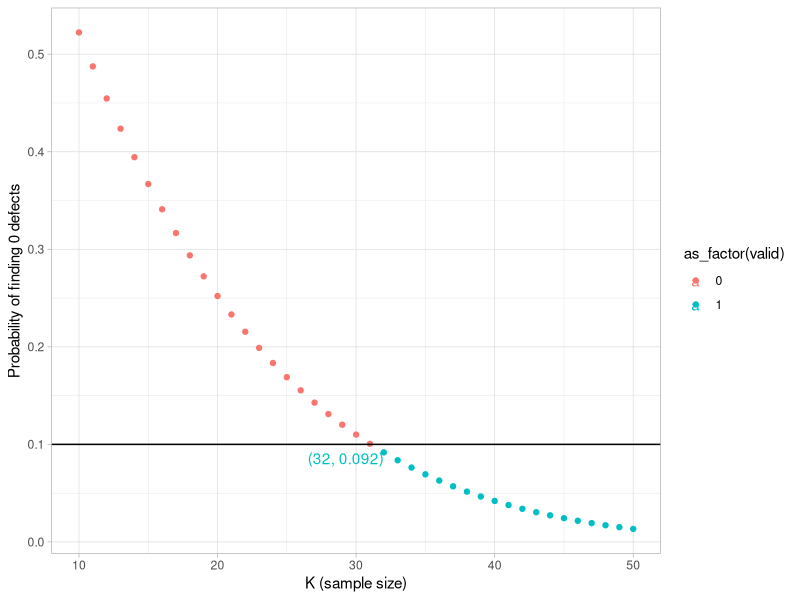
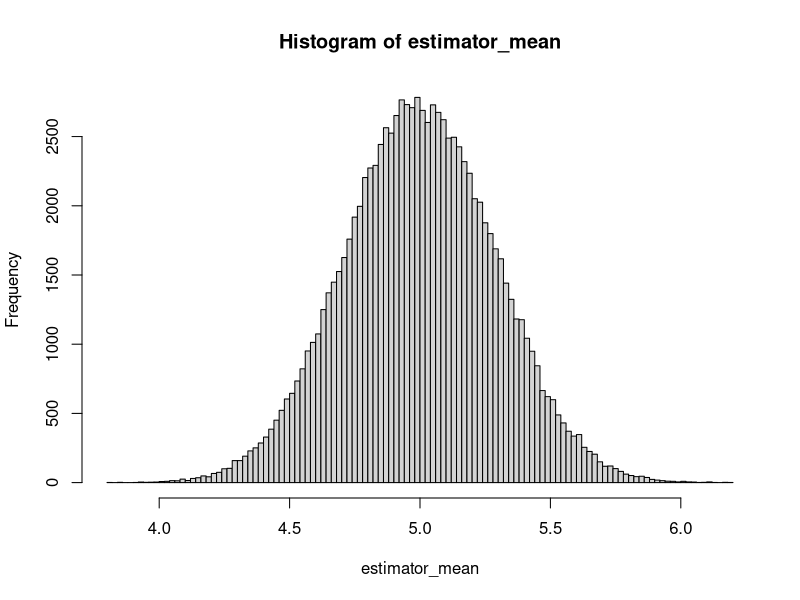
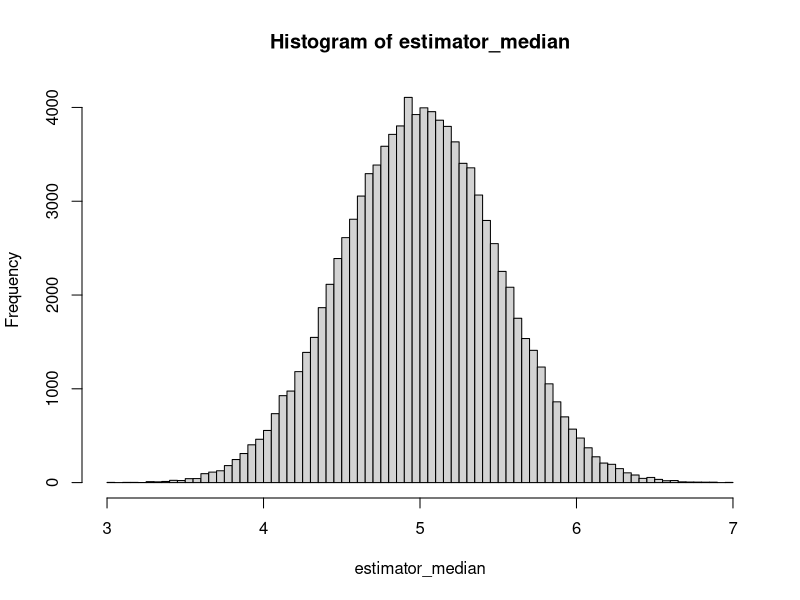
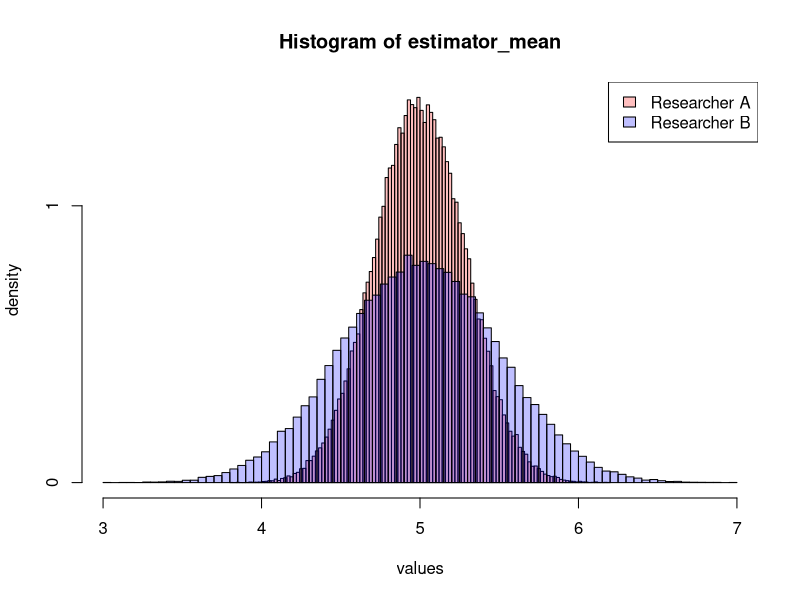

Write R code to recreate these figures, in order. (Note: this script raises an error after producing the figures.)
## ---- chunk 1
knitr::opts_chunk$set(echo = TRUE)
## ---- chunk 2
K <- 10:50  # We will consider the range 10-50 parts
prob <- dhyper(x = 0, m = 6, n = 94, k = K)  # calculate the probability of zero defects for each number in K
valid <- (prob < 0.1) # create a logical vector based on the given condition

A <- as.data.frame( cbind(K, prob, valid) ) # create a data-frame by binding the vectors K, prob, and valid
A
## ---- chunk 3
library(tidyverse)

A %>%
  filter(valid == 1) %>%
  filter(row_number() == 1)
## ---- chunk 4
theme_set(theme_light())

ggplot(A, aes(K, prob, color = as_factor(valid) ) ) +
  geom_point() +
  geom_hline(aes(yintercept = 0.1)) +
  geom_text( aes(label = ifelse(
      K == 32,
      paste0( "(", K, ",", " ", round(prob, 3), ")" ),
      ""
  ), hjust=1, vjust=1)) +    
  labs(
    x = "K (sample size)",
    y = "Probability of finding 0 defects"
  )
## ---- chunk 5
K <- 10:90  # We consider the range of values from 10 to 90
prob <- phyper(q = 1, m = 6, n = 94, k = K)  # calculate the probability that X is 0 or 1 for all values of K
valid <- (prob < 0.1)  # create a logical vector based on the given condition

B <- as.data.frame(cbind(K, prob, valid)) # create a data frame by combining the vectors K, prob, and valid
## ---- chunk 6
head(B)
## ---- chunk 7
tail(B)
## ---- chunk 8
B %>% 
  filter(valid == 1) %>% 
  filter(row_number() == 1)
## ---- chunk 9
lambda <- 1:10  # we'll consider the numbers from 1 to 10
x <- (1 + lambda)*exp(-lambda) # compute the expression in the inequality above
valid <- (x < 0.01)  # identify which ones are less than or equal to 1

cbind(lambda, x, valid)
## ---- chunk 10
prob <- ppois(q = 1, lambda = lambda, lower.tail = FALSE)  # we set lower.tail = FALSE because we want to calculate P(X >= 1)
valid <- (prob > 0.99)
cbind(lambda, prob, valid)
## ---- chunk 11
library("mvtnorm")

real_theta <- 5
sample_size <- 100
number_simulations <- 100000

simulations1 <- matrix(runif(sample_size*number_simulations, max = real_theta), nrow = number_simulations)

estimator_mean <- 2*apply(simulations1, 1, mean)
estimator_median <- 2*apply(simulations1, 1, median)   

p1 <- hist(estimator_mean, breaks = 100)
p2 <- hist(estimator_median, breaks = 100)
range <- range(p1$mids, p2$mids )
p1$counts = p1$density   
p2$counts = p2$density   

## ---- chunk 12
plot( p1, col=rgb(1,0,0,1/4), xlim = range, xlab = "values", ylab = "density")
plot( p2, col=rgb(0,0,1,1/4), add = TRUE)
# Add the legend
legend("topright", c("Researcher A", "Researcher B"), fill = c(rgb(1,0,0,1/4), rgb(0,0,1,1/4)) )
## ---- chunk 13

real_theta <- 5
sample_size1 <- 100
sample_size2 <- 1000
number_simulations <- 100000

simulations1 <- matrix(runif(sample_size1*number_simulations, max = real_theta), nrow = number_simulations)

simulations2 <- matrix(runif(sample_size2*number_simulations, max = real_theta), nrow = number_simulations)

estimator_n_100 <- 2*apply(simulations1, 1, mean)
estimator_n_1000 <- 2*apply(simulations2, 1, mean)   

# Plot
hist(estimator_n_1000, breaks = 100, freq=FALSE, col = rgb(0,0,1,1/4), 
     xlim = range(estimator_n_100), xlab = "Values", main = "" ) 
hist(estimator_n_100, breaks = 100, freq=FALSE, col = rgb(1,0,0,1/4),  
     add = TRUE ) 
legend("topright", c("n = 100", "n = 1000"), 
       fill = c(rgb(1,0,0,1/4), rgb(0,0,1,1/4)) )
